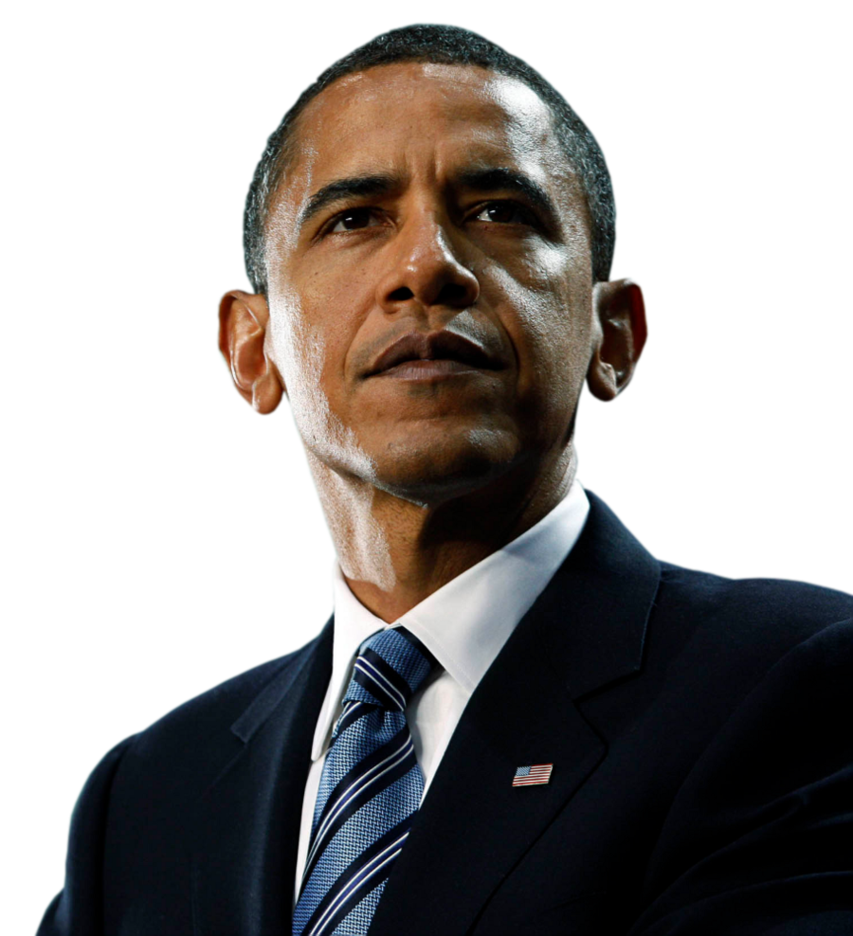
#> input picture Obama.png, 853 x 936 px
$ python flip.py Obama.png   (Python 2 division)
#> lines starting #> are read from the running program, lines starting #| are printed output that depends on the picture
import sys
from PIL import Image


def flip(pic):
    width, height = pic.size
    newpic = pic.copy()
    m = pic.load()
    n = newpic.load()

    for i in range(0, width):
        for j in range(0, height):
            n[i, j] = m[width-i-1, j]

    return newpic

if len(sys.argv) <= 1:
    print "missing image filename"
    sys.exit(1)
filename = sys.argv[1]
img = Image.open(filename)
#> img is the input picture: PIL image 853x936 RGBA; mean R, G, B, A 34.2, 30.7, 28.9, 136.3

img.show()
newimg = flip(img)
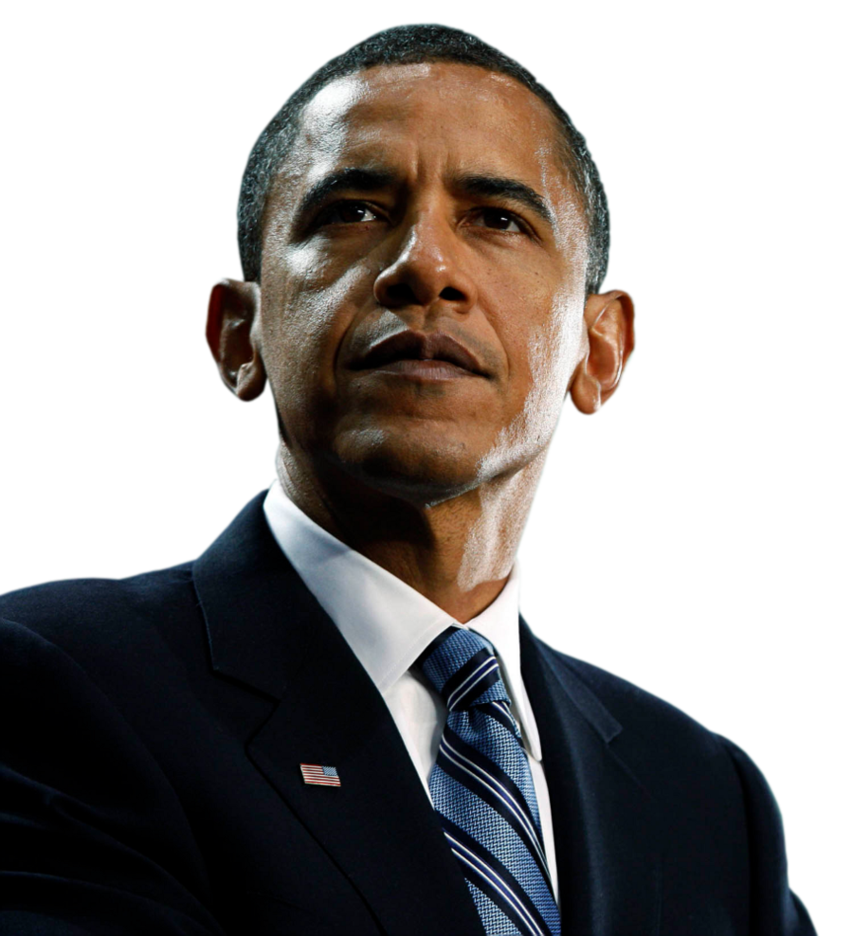
#> newimg: PIL image 853x936 RGBA; mean R, G, B, A 34.2, 30.7, 28.9, 136.3; transparent parts drawn white
newimg.show()
